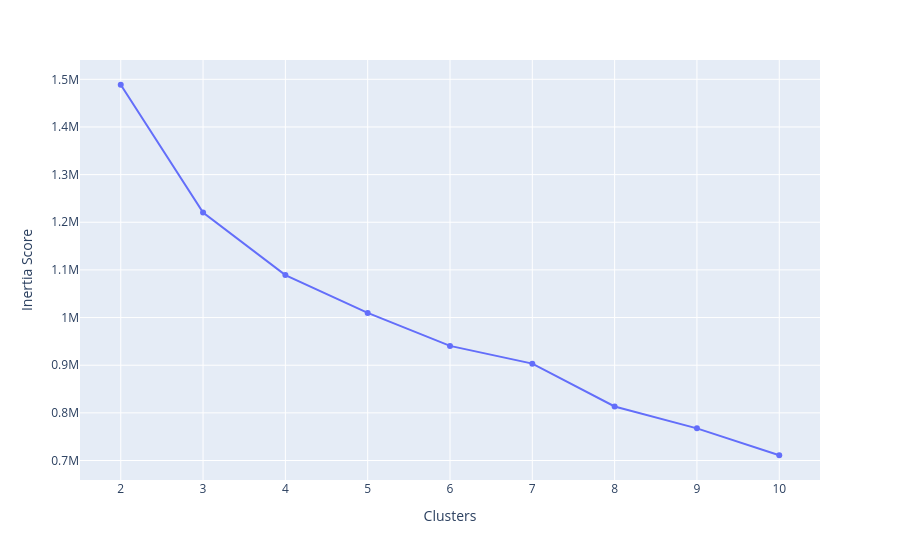

The cell this chart's notebook holds for it:
### Code cell
px.line(x= k_values, y= inertia_list_scores, markers= True,
        labels= {'x' : 'Clusters', 'y' : 'Inertia Score'})

### Figure 1 — Plotly figure (JSON) as saved in the notebook; plotly's stock layout.template omitted (floating-point values rounded to 4 significant figures)
{"data": [{"hovertemplate": "Clusters=%{x}<br>Inertia Score=%{y}<extra></extra>", "legendgroup": "", "line": {"color": "#636efa", "dash": "solid"}, "marker": {"symbol": "circle"}, "mode": "lines+markers", "name": "", "orientation": "v", "showlegend": false, "type": "scatter", "x": [2, 3, 4, 5, 6, 7, 8, 9, 10], "xaxis": "x", "y": [1489000.0, 1220000.0, 1089000.0, 1010000.0, 940500.0, 903300.0, 813400.0, 767500.0, 711000.0], "yaxis": "y"}], "layout": {"legend": {"tracegroupgap": 0}, "margin": {"t": 60}, "xaxis": {"anchor": "y", "domain": [0, 1], "title": {"text": "Clusters"}}, "yaxis": {"anchor": "x", "domain": [0, 1], "title": {"text": "Inertia Score"}}}}
